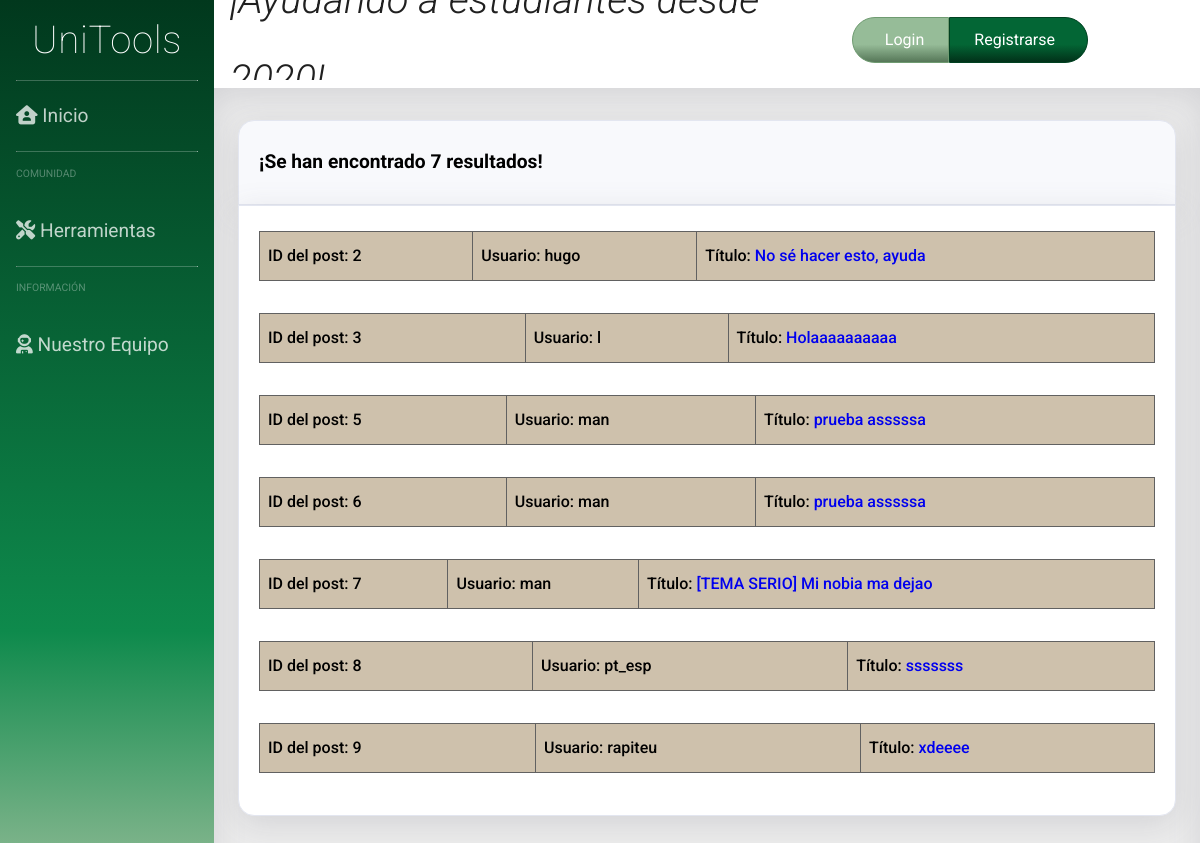
Page /search.php on the earlier database version.
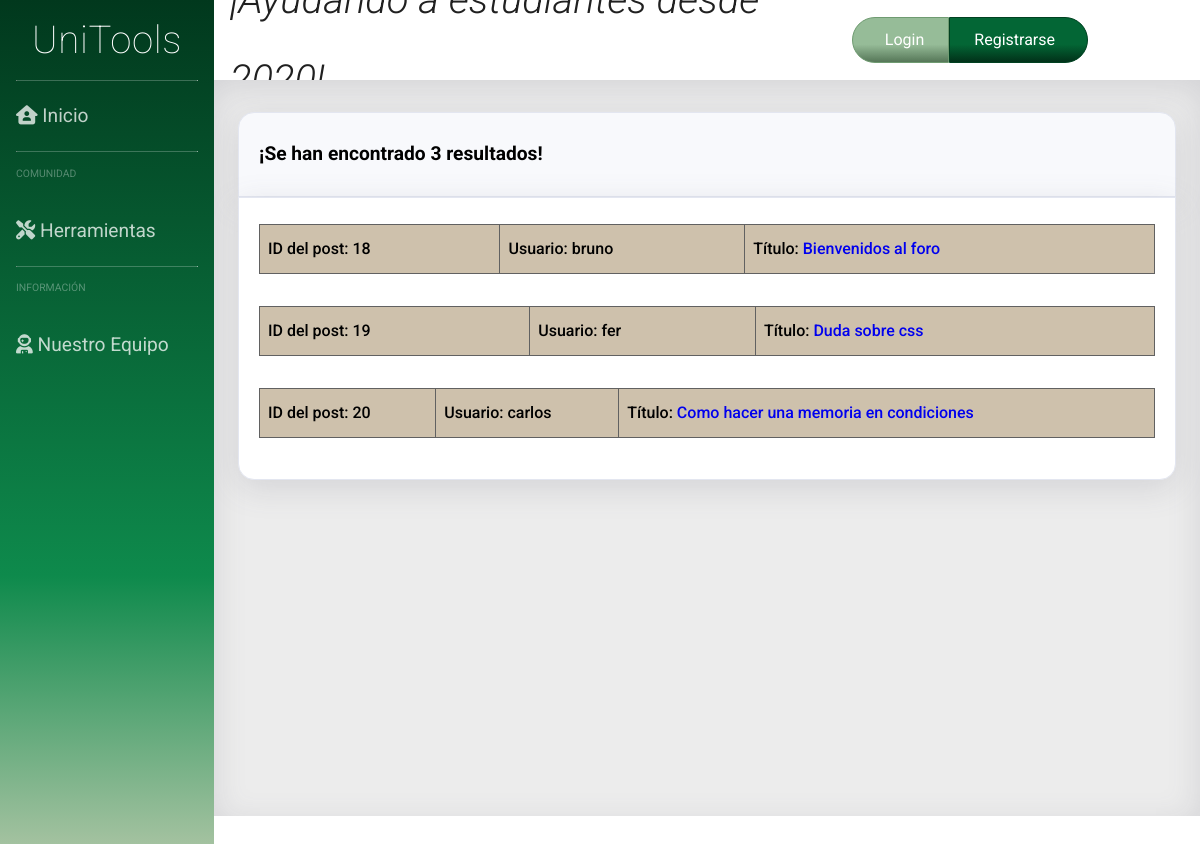
Same page on the later database version.
### tables this page shows
CREATE TABLE `posts` (
  `id_post` int(11) NOT NULL,
  `user` int(11) NOT NULL,
  `title` text NOT NULL,
  `content` text NOT NULL,
  `id_cat` int(11) NOT NULL
);

CREATE TABLE `user` (
  `id_user` int(11) NOT NULL,
  `email` varchar(50) NOT NULL,
  `password` varchar(255) NOT NULL,
  `username` varchar(30) NOT NULL,
  `premium` tinyint(1) NOT NULL,
  `admin` tinyint(1) NOT NULL,
  `name` text NOT NULL,
  `aboutMe` text NOT NULL
);

### dao/dao_post.php (called while the page is built, shortened)
<?php
include_once('DAO.php');
include_once('post_class.php');
class DAOpost extends DAO {
	public function search_certain_post($search){
		$sql = "SELECT * FROM posts WHERE id_post LIKE '%%$search%%' OR user LIKE '%%$search%%' OR title LIKE '%%$search%%' OR content LIKE '%%$search%%' OR id_cat LIKE '%%$search%%'";
		$query = $this->devolverConsulta($sql);
		$array = [];
		while($result = mysqli_fetch_assoc($query)){
            $post = new TOUpost( $result['id_post'],$result['user'],$result['title'],$result['content'],$result['id_cat']);
            array_push($array, $post);
		}
		return $array;
	}
}
?>

### dao/DAO.php (called while the page is built, shortened)
<?php
class DAO {
	public $conn;
	public function __construct() {
		if (!$this->conn){
			if(isset($_SESSION['admin']) && $_SESSION['admin']){
				$this->conn = mysqli_connect("localhost", "root", "", "unitoolsdb");
			}else{
				$this->conn = mysqli_connect("localhost", "Usuario", "User", "unitoolsdb");
			}
		}
	}
	public function ejecutarConsulta($query){
		$result = mysqli_query($this->conn, $query) or die($this->conn->error);
        $array = mysqli_fetch_assoc($result);
		return $array;
	}
	public function devolverConsulta($query){
		$result = mysqli_query($this->conn, $query) or die($this->conn->error);
		return $result;
	}
}
?>

### dao/post_class.php (called while the page is built, shortened)
<?php
class TOUPost {
	private $id_Post;
	private $user;
	private $title;
	function __construct($id_post ='',$user='',$title='',$content='',$category=''){
        $this->id_Post = $id_post;
		$this->user = $user;
		$this->title = $title;
	}
	public function get_id(){
		return $this->id_Post;
	}
	public function get_user(){
		return $this->user;
	}
	public function get_title(){
		return $this->title;
	}
}
?>

### dao/dao_user.php (called while the page is built, shortened)
<?php
include_once('DAO.php');
include_once('user_class.php');
class DAOUsuario extends DAO {
	public function search_userId($userId){
		$sql = sprintf("SELECT * FROM user WHERE id_User = $userId");
		if (!$this->ejecutarConsulta($sql))
			return null;
		$result = $this->ejecutarConsulta($sql);
		$user = new TOUser($result['id_user'],$result['email'],$result['password'],$result['username'],$result['premium'], $result['admin'], $result['name'], $result['aboutMe']);
		return $user;
	}
}

### dao/user_class.php (called while the page is built, shortened)
<?php
class TOUser {
	private $user_name;
	function __construct($userId='',$email='',$password='',$user_name='',$premium='', $admin='', $name='', $aboutMe=''){
		$this->user_name = $user_name;
	}
	public function get_username(){
		return $this->user_name;
	}
}
?>

### search.php (the view, shortened to what this page needs)
<?php
if (!isset($_SESSION)) {
    include_once("dao/dao_post.php");
    include_once("dao/dao_user.php");
}
?>
<!DOCTYPE html>
<html>
<head>
    <link rel="stylesheet" type="text/css" href="css/hoja_OG.css">
    <link rel="stylesheet" type="text/css" href="css/side_OG.css">
    <link rel="stylesheet" type="text/css" href="css/cabecera_OG.css">
    <link rel="stylesheet" type="text/css" href="css/content_OG.css">
</head>
<body>
 <div class="contenedor">
<?php
require("includes/common/navegacion_OG.php");?>
<?php
require("includes/common/cabecera_OG.php");?>
<div class="contenido">
            <div class="fb-col box" id = "pg_s">
		    <div class="t1 fb-row" >
            <?php
            $dao_post = new DAOpost();
            $dao_user = new DAOUsuario();
            $search = $_POST['buscar'];
            $res = $dao_post->search_certain_post($search);
            if (count($res) == '1') {
                echo "<h2>¡Se han encontrado " . count($res) . " resultado!</h2>";
            } else {
                echo "<h2>¡Se han encontrado " . count($res) . " resultados!</h2>";
            }?>
            </div>
            <div class = "b1" id = "resultados_style">
            <?php
            while (!empty($res)) {
                $curr_post = array_shift($res);
                $post_id = $curr_post->get_id();
                $usuario = $dao_user->search_userId($curr_post->get_user());
                $title = $curr_post->get_title();
                if ($usuario == null) {
                    $username = "Usuario borrado";
                } else if ($usuario instanceof TOUser){
                    $username = $usuario->get_username();
                }
                echo "<table id = 't02' style='width:100%' class=\"posts\">";
                echo "<tbody>";
                echo "<tr>";
                echo "<td>ID del post: " . $post_id . "</td>";
                echo "<td>Usuario: " . $username . "</td>";
                echo "<td>Título: " . "<a href=\"post.php?id=" . $post_id . "\">" . $title . "</a></td>";
                echo "</tr>";
                echo "</tbody>";
                echo "</table>";
            }
            ?>
                </div>
        </div>
    </div>
</body>

Differences in the rows shown:
removed posts: id_post "2", user.username "hugo", title "No sé hacer esto, ayuda"
removed posts: id_post "3", user.username "l", title "Holaaaaaaaaaa"
removed posts: id_post "5", user.username "man", title "prueba asssssa"
removed posts: id_post "6", user.username "man", title "prueba asssssa"
removed posts: id_post "7", user.username "man", title "[TEMA SERIO] Mi nobia ma dejao"
removed posts: id_post "8", user.username "pt_esp", title "sssssss"
removed posts: id_post "9", user.username "rapiteu", title "xdeeee"
added posts: id_post "18", user.username "bruno", title "Bienvenidos al foro"
added posts: id_post "19", user.username "fer", title "Duda sobre css"
added posts: id_post "20", user.username "carlos", title "Como hacer una memoria en condiciones"
Other differences:
count($res): "7" → "3"
